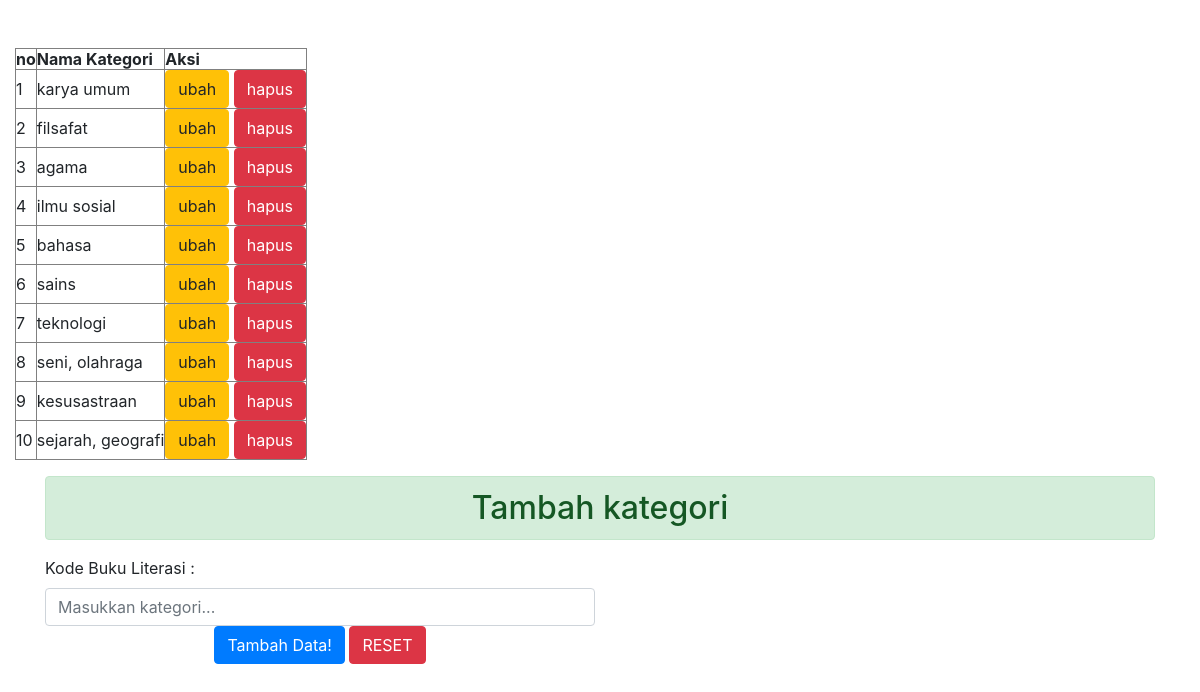
The page /admin/kategori.php (signed in) on the database its author committed.
### tables this page shows
CREATE TABLE `kategori` (
  `id_kategori` int(5) NOT NULL,
  `nama_kategori` varchar(30) NOT NULL
);

### admin/functions.php (called while the page is built, shortened)
<?php
$conn = mysqli_connect("localhost", "root", "", "perpustakaan");
function query($query) {
    global $conn;
    $result = mysqli_query($conn, $query);
    $rows = [];
    while ($row = mysqli_fetch_assoc($result)){
        $rows[] = $row;
    }
    return $rows;
}
?>

### admin/kategori.php (the view, shortened to what this page needs)
<?php
require 'functions.php';
$kategori = query ("SELECT * FROM kategori");
?>
<div class="container-fluid">
    <br><br>
    <form action="" method="post">
    <table border="1" cellpadding="0" cellspacing="0">
        <tr>
			<th>no</th>
            <th>Nama Kategori</th>
            <th>Aksi</th>
        </tr>
		<?php $i = 1; ?>
        <?php
            foreach( $kategori as $row) :
        ?>
        <tr>
			<td><?=$i; ?></td>
            <td><?php echo $row["nama_kategori"]; ?></td>
            <td>
            <a href="ubah_kategori.php?id=<?php echo $row ['id_kategori']; ?>" class="btn btn-warning" title="ubah data" >ubah</a>
            <a href="hapus_kategori.php?id=<?= $row['id_kategori']; ?>
              " onclick="return confirm('yakin');"  class="btn btn-danger" title="hapus data">hapus</a>
            </td>
        </tr>
			<?php $i++; ?>
			<?php endforeach; ?>
    </table>
    </form>
  </div>
<!DOCTYPE html>
<html lang="en">
<head>
    <link rel="stylesheet" href="css/css/bootstrap.min.css">
</head>
<body>
    <div class="container">
    <h2 class="alert alert-success text-center mt-3">Tambah kategori</h1>
    <form action="" method="post">
           <div class="form-row">
            <div class="form-group col-md-6">
              <label for="nama_kategori">Kode Buku Literasi : </label>
                  <input type="text" class="form-control" placeholder="Masukkan kategori..." name="nama_kategori" id="nama_kategori">
            <div class="text-center">
              <button type="submit" class="btn btn-primary" name="submit">Tambah Data!</button>
              <button type="reset" class="btn btn-danger">RESET</button>
            </div>
        <br><br>
    </div>
</body>
</html>

### rows shown on the page
kategori: nama_kategori "karya umum"
kategori: nama_kategori "filsafat"
kategori: nama_kategori "agama"
kategori: nama_kategori "ilmu sosial"
kategori: nama_kategori "bahasa"
kategori: nama_kategori "sains"
kategori: nama_kategori "teknologi"
kategori: nama_kategori "seni, olahraga"
kategori: nama_kategori "kesusastraan"
kategori: nama_kategori "sejarah, geografi"
